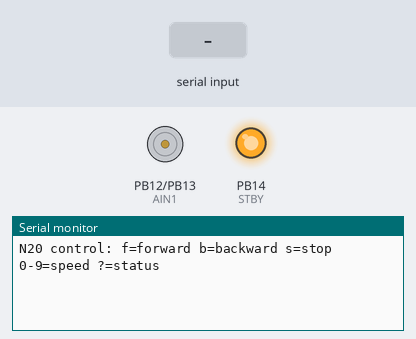
A sketch run on a simulated STM32 Blue Pill. Parts: motor-driver pin pairs drawn as motors (green arrow = first pin HIGH = forward, orange = second pin HIGH = backward, longer = more drive, scaled by the enable pin, stopped while the standby pin is LOW), output pins drawn as LEDs (lit = HIGH), the last lines printed to the serial monitor. The inputs (shaded band) are chosen by the test bench.

Above: at 2.7 s.
2.8 s: "f90\n" received over Serial
At 3.2 s:
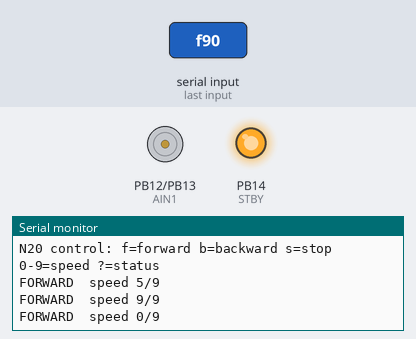
4.3 s: "90 45\n" received over Serial
At 5.5 s:
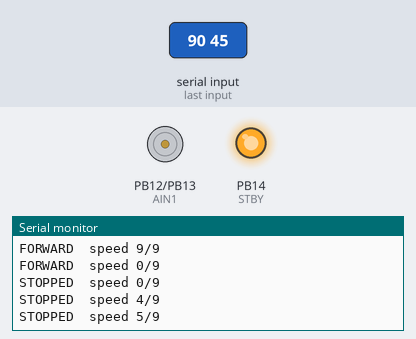
5.8 s: "b90\n" received over Serial
At 6.7 s:
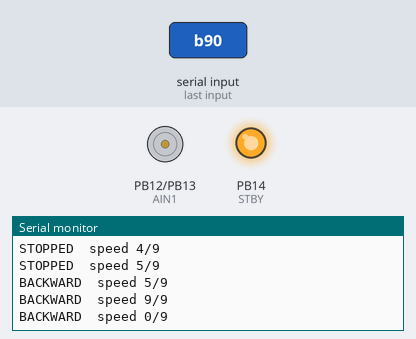
7.3 s: "30 150\n" received over Serial
At 8.0 s:
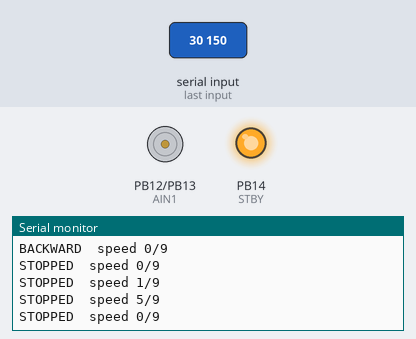
8.8 s: "F90\n" received over Serial
At 10.0 s:
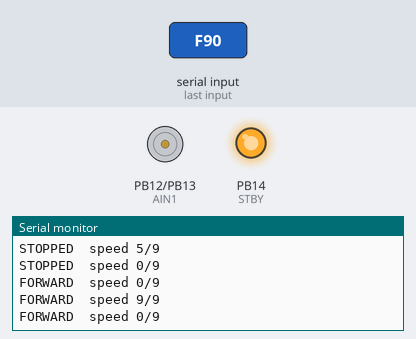
10.3 s: "200\n" received over Serial
At 11.3 s:
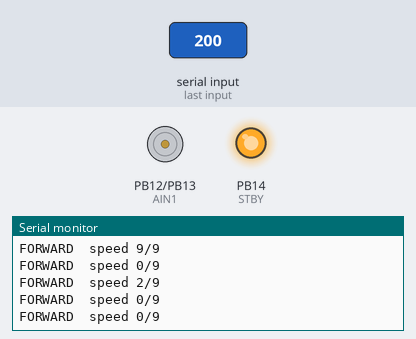
Timing chart, 0 to 12.8 s (numbered marks = the images above; inputs shaded):
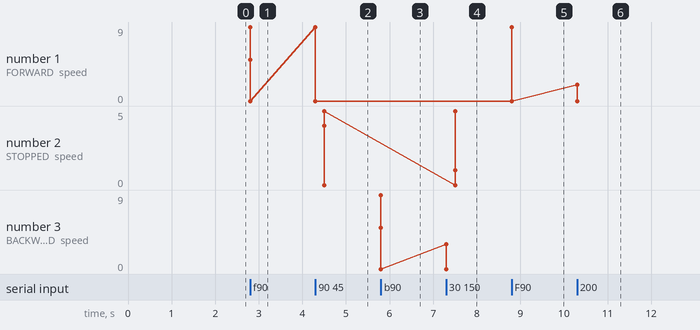

Measured:
- after the input at 2.8 s, the serial monitor: prints a new line at once (image 1)
- after the input at 4.3 s, the serial monitor: prints a new line after 0.20 s (image 2)
- after the input at 5.8 s, the serial monitor: prints a new line at once (image 3)
- after the input at 7.3 s, the serial monitor: prints a new line at once (image 4)
- after the input at 8.8 s, the serial monitor: prints a new line at once (image 5)
- after the input at 10.3 s, the serial monitor: prints a new line at once (image 6)

The sketch:

04_serial_control.ino
```cpp
// 04_serial_control.ino - drive the N20 from the keyboard in the Serial Monitor.
//
// Same wiring as 02_forward_backward.
// Serial Monitor: 115200, line ending "No line ending" or "Newline" (both work).
//
//   f   forward          b   backward        s   stop
//   0..9  speed (0 = stopped, 9 = full)      ?   print status
//
// Example: type 5 then f  -> half speed forward. Then b -> half speed backward.
//
// Safety: changing direction goes through a short stop first, so the
// gearbox doesn't get slammed from full forward to full backward.

#define PWMA PA8
#define AIN1 PB12
#define AIN2 PB13
#define STBY PB14

const int MIN_PWM = 60;  // below this the N20 only hums (find yours with 03_speed_ramp)

int direction = 0;  // +1 forward, -1 backward, 0 stopped
int level = 5;      // 0..9 from the keyboard

void apply() {
  int pwm = 0;
  if (direction != 0 && level > 0) {
    // Map level 1..9 onto MIN_PWM..255, the range where the motor turns.
    pwm = map(level, 1, 9, MIN_PWM, 255);
  }
  digitalWrite(AIN1, direction > 0 ? HIGH : LOW);
  digitalWrite(AIN2, direction < 0 ? HIGH : LOW);
  analogWrite(PWMA, pwm);
}

void printStatus() {
  const char* dir = direction > 0 ? "FORWARD" : (direction < 0 ? "BACKWARD" : "STOPPED");
  Serial.print(dir);
  Serial.print("  speed ");
  Serial.print(level);
  Serial.println("/9");
}

void changeDirection(int newDirection) {
  if (direction != 0 && newDirection != direction) {
    direction = 0;
    apply();
    delay(200);  // let it spin down before reversing
  }
  direction = newDirection;
  apply();
}

void setup() {
  pinMode(PWMA, OUTPUT);
  pinMode(AIN1, OUTPUT);
  pinMode(AIN2, OUTPUT);
  pinMode(STBY, OUTPUT);
  digitalWrite(STBY, HIGH);
  analogWriteFrequency(20000);  // quiet PWM
  apply();

  Serial.begin(115200);
  delay(1500);  // USB serial needs a moment after reset
  Serial.println("N20 control: f=forward b=backward s=stop 0-9=speed ?=status");
}

void loop() {
  if (!Serial.available()) return;
  char c = Serial.read();

  if (c == 'f' || c == 'F') {
    changeDirection(+1);
  } else if (c == 'b' || c == 'B') {
    changeDirection(-1);
  } else if (c == 's' || c == 'S' || c == ' ') {
    changeDirection(0);
  } else if (c >= '0' && c <= '9') {
    level = c - '0';
    apply();
  } else if (c == '?') {
    // just print below
  } else {
    return;  // ignore newlines and anything else
  }
  printStatus();
}
```
